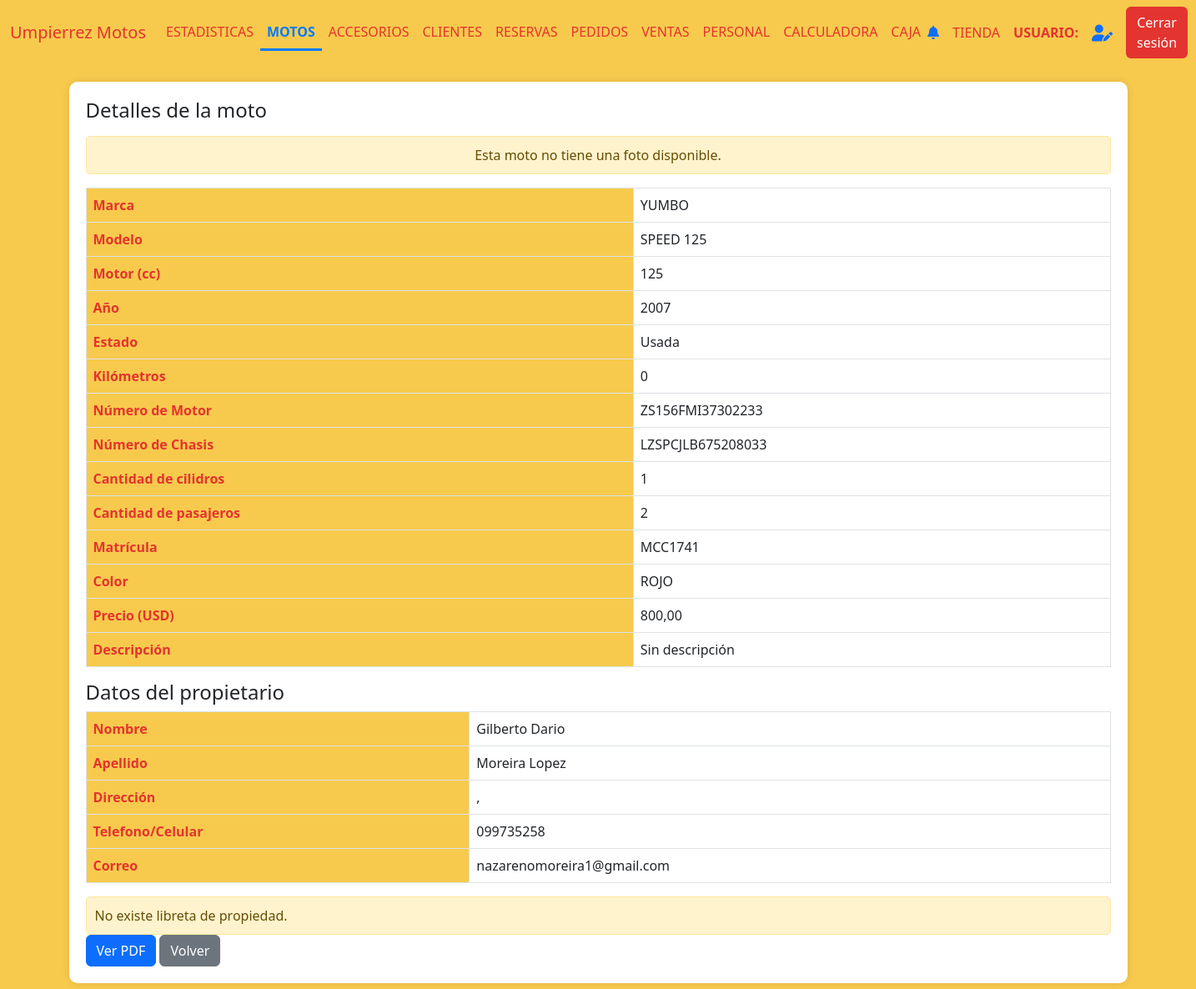
The app's page /moto_detalles/174 (signed in) with its own data.
### AppUM/models.py (models this page shows)
class Moto(models.Model):
    marca = models.CharField(max_length=20)
    modelo = models.CharField(max_length=20)
    anio = models.IntegerField()
    motor = models.IntegerField()
    estado = models.CharField(max_length=10)
    kilometros = models.IntegerField()
    precio = models.DecimalField(max_digits=10, decimal_places=2)
    color = models.CharField(max_length=20)
    num_motor = models.CharField(max_length=40, unique=True)
    num_chasis = models.CharField(max_length=40, unique=True)
    num_cilindros = models.IntegerField(default=1)
    cantidad_pasajeros = models.IntegerField(default=2)
    foto = models.ImageField(null=True, blank=True, upload_to="motos/fotos/")
    pertenece_tienda = models.BooleanField()
    pertenece_taller = models.BooleanField()
    identificacion_pdf = models.FileField(upload_to='motos/pdfs/', null=True, blank=True)
    observaciones = models.TextField(null=True, blank=True)
    fecha_ingreso = models.DateTimeField(auto_now_add=True)
    moneda_precio = models.CharField(max_length=10,default=True,null=True)
    tipo = models.CharField(max_length=20,blank=True)
    precio_final = models.DecimalField(max_digits=10, decimal_places=2,default=0)
    contiene_num_motor = models.BooleanField(default=1)
    contiene_num_chasis = models.BooleanField(default=1)

class Matriculas(models.Model):
    moto = models.ForeignKey(Moto, related_name='moto', on_delete=models.CASCADE, null=True)
    matricula = models.CharField(max_length=20, unique=True)
    padron = models.IntegerField(unique=True, null=True, blank=True)

class Cliente(models.Model):
    documento = models.CharField(max_length=20, unique=True)
    nombre = models.CharField(max_length=20)
    apellido  = models.CharField(max_length=20)
    fecha_nacimiento = models.DateField(null=True,blank=True)
    domicilio = models.CharField(max_length=500,blank=True)

class ClienteTelefono(models.Model):
    cliente = models.ForeignKey(Cliente, related_name='cliente_telefono', on_delete=models.CASCADE, null=True)
    telefono = models.CharField(max_length=10)
    principal = models.BooleanField(default=True)

class ClienteCorreo(models.Model):
    cliente = models.ForeignKey(Cliente, related_name='cliente_correo', on_delete=models.CASCADE, null=True)
    correo = models.CharField(max_length=100)
    principal = models.BooleanField(default=True)

### AppUM/decorators.py (the view)
    def _wrapped_view(request, *args, **kwargs):
        user = request.user
        if user.is_authenticated:
            usuario_consulta = Personal.objects.filter(usuario=user.username).first()
            if usuario_consulta:
                if Administrativo.objects.filter(personal_ptr_id=usuario_consulta.id,activo=1).exists():
                    return view_func(request, *args, **kwargs)
                else:
                    raise PermissionDenied
            else:
                return view_func(request, *args, **kwargs)
        else:
            return redirect('Login')  # Redirigir al login si no está autenticado

### AppUM/context_processors.py (called while the page is built)
def cantidad_solicitudes_no_leidas(req):
    if req.user.is_authenticated:
        usuario = req.user
        usuario_actual = Personal.objects.filter(usuario=usuario.username).first()
        notificaciones = NotificacionPersonal.objects.filter(personal=usuario_actual,leido=0).count()
    else:
        notificaciones = 0
    return {'notificaciones': notificaciones}

### AppUM/templates/perfil_administrativo/motos/detalles_moto.html (shortened to what this page needs)
{% extends "perfil_administrativo/padre_perfil_administrativo.html" %}
{% load static %}
{% block contenidoQueCambia %}
<div class="table-container" id="motoDetails">
    <h4>Detalles de la moto</h4>
    {% if moto.foto %}
        <div class="text-center">
            <img src="{{ moto.foto.url }}" alt="Foto de la moto" class="imagen-moto">
        </div>
    {% else %}
        <div class="text-center mt-3">
            <div class="alert alert-warning" role="alert">
                Esta moto no tiene una foto disponible.
            </div>
        </div>
    {% endif %}
    <table class="table table-bordered">
        <tbody>
            <tr>
                <th scope="row">Marca</th>
                <td>{{ moto.marca }}</td>
            </tr>
            <tr>
                <th scope="row">Modelo</th>
                <td>{{ moto.modelo }}</td>
            </tr>
            <tr>
                <th scope="row">Motor (cc)</th>
                <td>{{ moto.motor }}</td>
            </tr>
            <tr>
                <th scope="row">Año</th>
                <td>{{ moto.anio }}</td>
            </tr>
            <tr>
                <th scope="row">Estado</th>
                <td>{{ moto.estado }}</td>
            </tr>
            <tr>
                <th scope="row">Kilómetros</th>
                <td>{{ moto.kilometros }}</td>
            </tr>
            <tr>
                <th scope="row">Número de Motor</th>
                <td>
                    {% if moto.contiene_num_motor %}
                    {{ moto.num_motor }}
                    {% else %}
                    Sin número de motor
                    {% endif %}
                </td>
            </tr>
            <tr>
                <th scope="row">Número de Chasis</th>
                <td>
                    {% if moto.contiene_num_chasis %}
                    {{ moto.num_chasis }}
                    {% else %}
                    Sin número de chasis
                    {% endif %}
                </td>
            </tr>
            <tr>
                <th scope="row">Cantidad de cilidros</th>
                <td>{{ moto.num_cilindros }}</td>
            </tr>
            <tr>
                <th scope="row">Cantidad de pasajeros</th>
                <td>{{ moto.cantidad_pasajeros }}</td>
            </tr>
            {% if matr_actual %}
            <tr>
                <th scope="row">Matrícula</th>
                <td>{{ matr_actual }}</td>
            </tr>
            {% endif %}
            <tr>
                <th scope="row">Color</th>
                <td>{{ moto.color }}</td>
            </tr>
            <tr>
                <th scope="row">Precio (USD)</th>
                <td>
                    {% if moto.precio == 0 %}
                    Sin precio
                    {% else %}
                    {{ moto.precio }}
                    {% endif %}
                </td>
            </tr>
            <tr>
                <th scope="row">Descripción</th>
                <td class="descripcion-celda">{{ descripcion }}</td>
            </tr>
        </tbody>
    </table>
    {% if cliente %}
    <h4>Datos del propietario</h4>
    <table class="table table-bordered">
        <tbody>
            <tr>
                <th scope="row">Nombre</th>
                <td>{{ cliente.nombre }}</td>
            </tr>
            <tr>
                <th scope="row">Apellido</th>
                <td>{{ cliente.apellido }}</td>
            </tr>
            <tr>
                <th scope="row">Dirección</th>
                <td>{{ cliente.calle }} {{ cliente.numero }} {% if cliente.num_apartamento %} Apartamento {{ cliente.num_apartamento }} {% endif %}, {{ cliente.ciudad }}</td>
            </tr>
            <tr>
                <th scope="row">Telefono/Celular</th>
                <td>{{ telefono_principal }}</td>
            </tr>
            <tr>
                <th scope="row">Correo</th>
                <td>{{ correo }}</td>
            </tr>
        </tbody>
    </table>
    {% endif %}
    {% if libreta %}
            <a href="{{ libreta }}" class="btn btn-info" target="_blank">Ver libreta</a>
        {% else %}
            <div class="alert alert-warning mb-0" role="alert">
                No existe libreta de propiedad.
            </div>
        {% endif %}
    {% if pdf %}
        <a href="{{ pdf }}" class="btn btn-primary" target="_blank">Ver PDF</a>
    {% else %}
        <div class="alert alert-info mt-3" role="alert">
            No hay un PDF disponible para esta moto.
        </div>
    {% endif %}
    <a href="{% url 'Motos' %}" class="btn btn-secondary">Volver</a>
</div>
{% endblock %}

### AppUM/static/css/styles.css (style rules this page uses)
body { background-color: #f7ca4d; }
.table-container { background-color: #fff; border-radius: 10px; padding: 20px; box-shadow: 0px 0px 10px rgba(0, 0, 0, 0.1); margin: 20px auto; max-width: 90%; }
.table th { background-color: #f7ca4d; color: #e3342f; }
.alert { padding: 10px; border-radius: 5px; margin-top: 10px; }

### AppUM/templates/perfil_administrativo/motos/detalles_moto.html (style rules this page uses)
.descripcion-celda { max-width: 300px; white-space: normal; word-wrap: break-word; overflow-y: auto; max-height: 150px; }

### records on screen
Moto: marca "YUMBO", modelo "SPEED 125", motor "125", anio "2007", estado "Usada", kilometros "0", num_motor "ZS156FMI37302233", num_chasis "LZSPCJLB675208033", num_cilindros "1", cantidad_pasajeros "2", color "ROJO", precio "800,00"
Matriculas: matricula "MCC1741"
Cliente: nombre "Gilberto Dario", apellido "Moreira Lopez"
ClienteTelefono: telefono "099735258"
ClienteCorreo: correo "nazarenomoreira1@gmail.com"

### other values on screen
{{ descripcion }} "Sin descripción"
